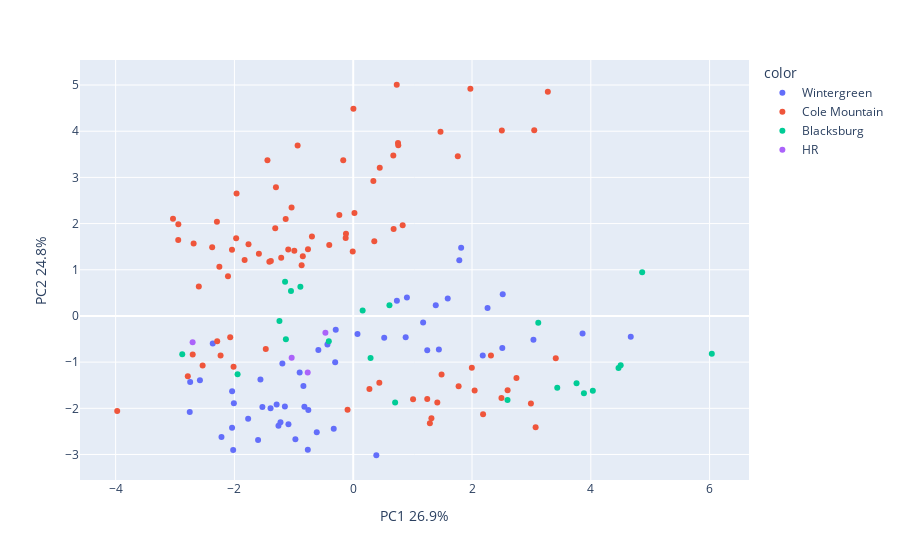

The notebook cell saved with this chart:
### Code cell
X = subdf[nutrients]

pca = PCA(n_components=2)
components = pca.fit_transform(X)

fig = px.scatter(components, x=0, y=1, color=subdf['site_id'])
fig.update_layout(
    xaxis_title="PC1 " + str(round(100*pca.explained_variance_ratio_[0], 1)) + '%',
    yaxis_title="PC2 " + str(round(100*pca.explained_variance_ratio_[1], 1)) + '%')
fig.show()

### Figure 1 — Plotly figure (JSON) as saved in the notebook; plotly's stock layout.template omitted (floating-point values rounded to 4 significant figures)
{"data": [{"hovertemplate": "color=Wintergreen<br>0=%{x}<br>1=%{y}<extra></extra>", "legendgroup": "Wintergreen", "marker": {"color": "#636efa", "symbol": "circle"}, "mode": "markers", "name": "Wintergreen", "orientation": "v", "showlegend": true, "type": "scatter", "x": [0.389, -2.04, -1.259, -0.328, -2.218, -0.6139, -1.15, -1.289, -0.7645, -1.562, -0.7557, -2.752, -0.8386, -1.225, -2.021, -1.602, -1.09, -0.9735, -1.769, -2.581, -2.039, 1.591, 1.39, 3.034, -2.01, -0.3038, 2.517, -0.4342, 2.181, -1.392, -2.365, 1.177, 1.817, 2.51, -1.529, 2.261, 1.786, -0.8223, 1.246, -2.745, 0.8832, 1.442, 0.07192, -0.2944, 4.673, -0.9015, 0.5217, 0.7353, 3.861, -1.193, 0.9039, -0.587], "xaxis": "x", "y": [-3.017, -2.419, -2.376, -2.444, -2.62, -2.517, -1.958, -1.917, -2.896, -1.374, -2.036, -2.08, -1.517, -2.303, -2.903, -2.688, -2.345, -2.667, -2.226, -1.391, -1.631, 0.3785, 0.2306, -0.5135, -1.89, -1.004, 0.4707, -0.6159, -0.8565, -1.999, -0.5978, -0.1417, 1.477, -0.6941, -1.971, 0.174, 1.207, -1.967, -0.7405, -1.43, -0.4593, -0.7282, -0.3898, -0.3011, -0.4514, -1.226, -0.4696, 0.3272, -0.3826, -1.028, 0.3977, -0.7352], "yaxis": "y"}, {"hovertemplate": "color=Cole Mountain<br>0=%{x}<br>1=%{y}<extra></extra>", "legendgroup": "Cole Mountain", "marker": {"color": "#EF553B", "symbol": "circle"}, "mode": "markers", "name": "Cole Mountain", "orientation": "v", "showlegend": true, "type": "scatter", "x": [1.774, 1.416, 0.02065, -0.9363, -2.687, -1.964, -2.785, 1.997, 2.044, 2.496, 0.8326, -0.6952, -1.301, -2.946, -2.041, -2.233, 2.599, -1.971, -0.127, 0.3393, -2.109, -1.038, -2.071, -0.09528, 1.487, -0.008228, -0.8685, -2.375, -0.7618, -1.212, -2.295, -2.29, 3.41, 2.992, -1.313, -2.254, 0.6801, -1.137, -1.588, -0.122, -2.702, 0.4397, 1.008, -0.2337, -1.412, -3.034, -0.4036, -1.094, -2.536, 3.071, 1.246, 1.291, -0.9918, 0.3547, -2.944, -0.8487, -1.828, -2.014, 2.748, 1.317, 2.186, -1.387, 1.761, -1.763, -2.6, -1.472, -1.444, 1.973, -0.1682, 2.502, 0.4466, 0.675, 3.277, 0.2727, 0.7539, 3.048, 2.319, 1.469, 0.7327, 0.003247, -3.974, 0.7586], "xaxis": "x", "y": [-1.523, -1.874, 2.23, 3.691, 1.571, 2.653, -1.307, -1.123, -1.616, -1.777, 1.965, 1.723, 2.785, 1.645, 1.431, -0.8579, -1.61, 1.682, 1.689, 2.921, 0.8586, 2.35, -0.4588, -2.032, -1.27, 1.394, 1.096, 1.488, 1.444, 1.258, 2.042, -0.5495, -0.9166, -1.894, 1.901, 1.063, 1.882, 2.098, 1.349, 1.777, -0.8341, -1.447, -1.805, 2.185, 1.174, 2.105, 1.534, 1.439, -1.075, -2.408, -1.797, -2.323, 1.414, 1.618, 1.987, 1.293, 1.211, -1.099, -1.346, -2.213, -2.128, 1.188, 3.46, 1.554, 0.64, -0.7168, 3.372, 4.917, 3.369, 4.015, 3.212, 3.476, 4.855, -1.582, 3.743, 4.021, -0.854, 3.986, 5.006, 4.484, -2.06, 3.694], "yaxis": "y"}, {"hovertemplate": "color=Blacksburg<br>0=%{x}<br>1=%{y}<extra></extra>", "legendgroup": "Blacksburg", "marker": {"color": "#00cc96", "symbol": "circle"}, "mode": "markers", "name": "Blacksburg", "orientation": "v", "showlegend": true, "type": "scatter", "x": [2.598, 0.7055, 3.435, -2.879, 6.037, -1.134, 3.115, 4.865, 3.76, -1.048, 4.467, -1.947, -0.4109, 3.884, 0.1588, -0.8895, 4.503, 0.292, -1.148, 4.034, 0.6099, -1.242], "xaxis": "x", "y": [-1.821, -1.877, -1.555, -0.8279, -0.8167, -0.5072, -0.1477, 0.9435, -1.459, 0.5418, -1.125, -1.263, -0.5483, -1.672, 0.1197, 0.6325, -1.066, -0.9121, 0.7385, -1.621, 0.2308, -0.1107], "yaxis": "y"}, {"hovertemplate": "color=HR<br>0=%{x}<br>1=%{y}<extra></extra>", "legendgroup": "HR", "marker": {"color": "#ab63fa", "symbol": "circle"}, "mode": "markers", "name": "HR", "orientation": "v", "showlegend": true, "type": "scatter", "x": [-1.036, -0.4682, -0.7662, -2.704], "xaxis": "x", "y": [-0.9072, -0.3634, -1.223, -0.5678], "yaxis": "y"}], "layout": {"legend": {"title": {"text": "color"}, "tracegroupgap": 0}, "margin": {"t": 60}, "xaxis": {"anchor": "y", "domain": [0, 1], "title": {"text": "PC1 26.9%"}}, "yaxis": {"anchor": "x", "domain": [0, 1], "title": {"text": "PC2 24.8%"}}}}
